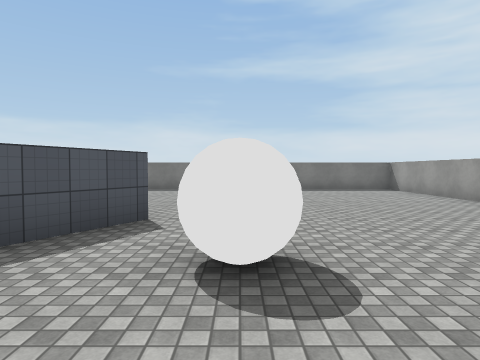
view 1 (above)

16 first-person views from a walk through a Unity game level. The camera is 1.5 m above the floor, tilts 2° down and sees 75° across. The floor is counted in squares, 2 m on a side. Each view is taken from the middle of a square. On the plan, view 1 faces up. The plan holds only what a view shows up to about 10 squares ahead; the rest is blank. The place goes on beyond the plan. The player character is not drawn. Surface patterns are stand-ins for the level's own textures.

view 2
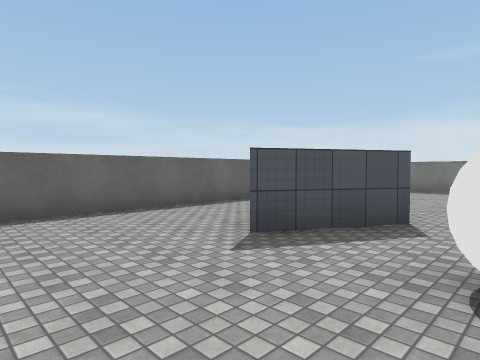

view 3
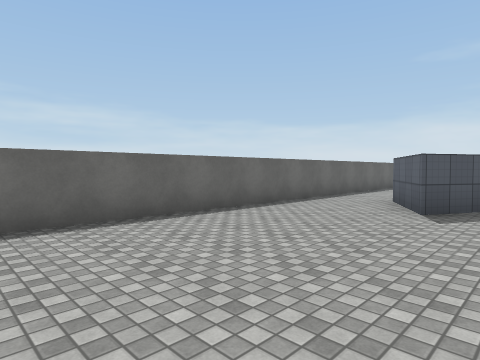

view 4
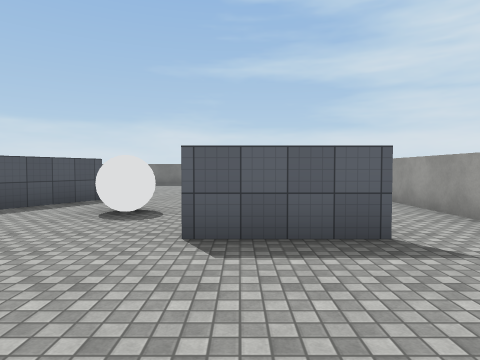

view 5
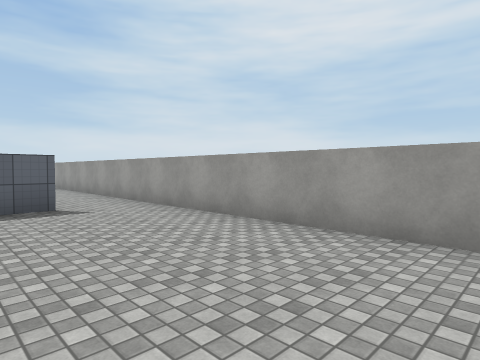

view 6
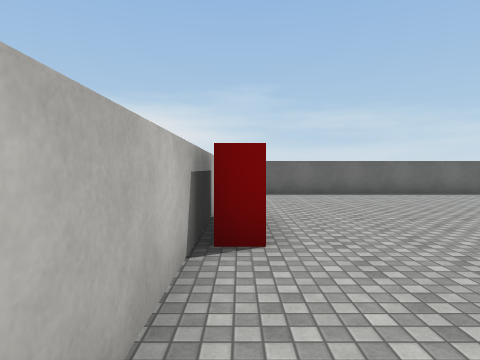

view 7
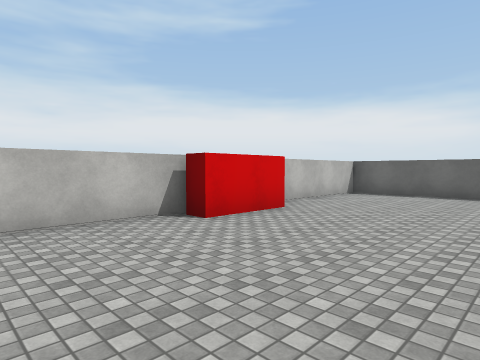

view 8
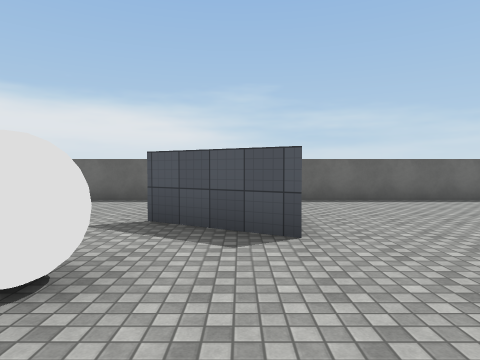

view 9
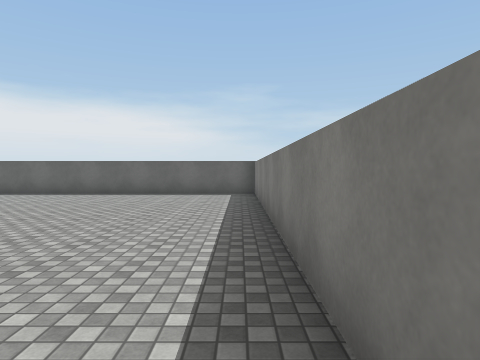

view 10
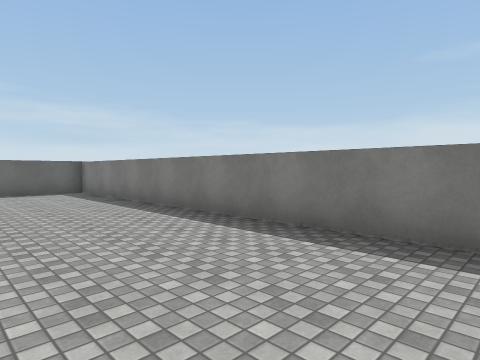

view 11
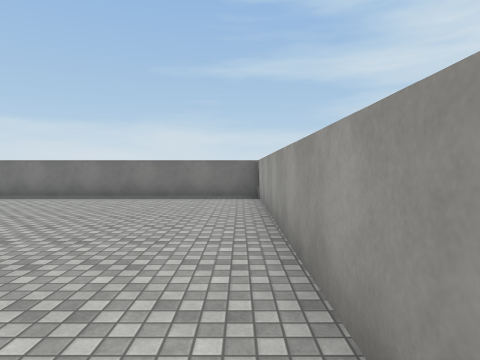

view 12
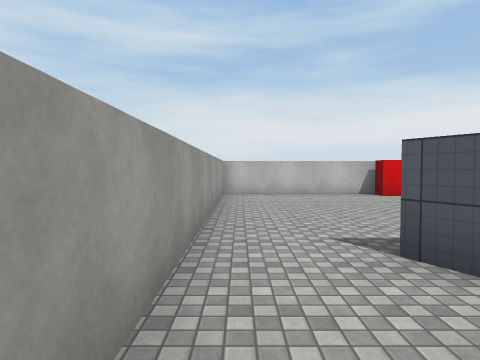

view 13
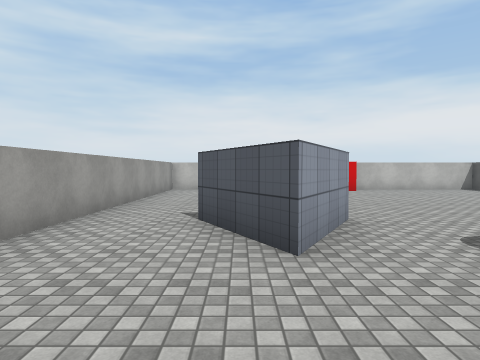

view 14
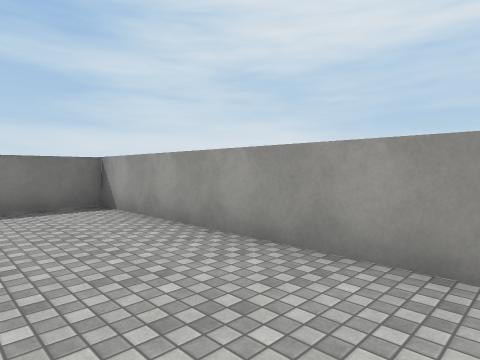

view 15
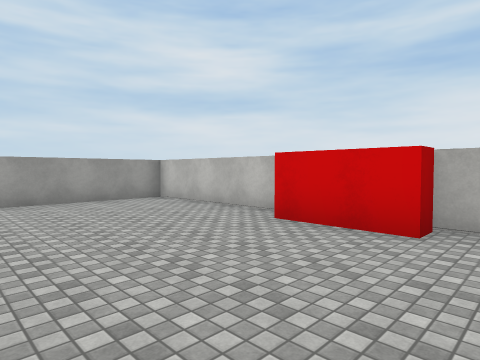

view 16
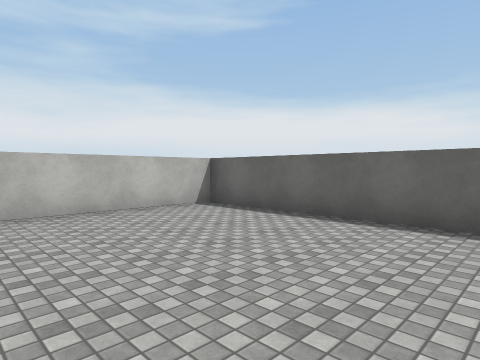

### Floor plan
Ten units are one square. View 1 is at (0, 0); x grows to the right and y downward. Boxes are objects, and circles mark ways between rooms. Rooms are numbered by the first view taken in them; rooms with no view inside come last. Other rooms are left out.
<svg viewBox="-60 -120 120 189">
<path fill="none" stroke="#000" d="M14 -3 25 -23 36 -3 14 -3M-10 62 -10 58 10 58 10 62M-25 -27 -36 -47M-55 -55 -55 64 55 64 55 -25M-14 -47 -25 -27M55 -25 55 -115 -55 -115 -55 -55"/>
<rect x="-5" y="-35" width="10" height="20" fill="#bbb"><title>white ball</title></rect>
<circle cx="-45" cy="-50" r="3" fill="#2a7"/>
<circle cx="45" cy="-15" r="3" fill="#2a7"/>
<circle cx="5" cy="-20" r="3" fill="#2a7"/>
<text x="0" y="20">1</text>
<text x="0" y="-70">2</text>
</svg>
Room 1 opens to room 2.

Where each view was taken, in squares from view 1:
view 1: 0 up, 0 right, facing up
view 2: 0 up, 0 right, facing up-left
view 3: 3 down, 1 left, facing up-left
view 4: 3 down, 2 right, facing up
view 5: 6 down, 2 right, facing up-right
view 6: 6 down, 4 right, facing left
view 7: 2 down, 4 right, facing down-left
view 8: 4 up, 2 right, facing left
view 9: 11 up, 4 right, facing left
view 10: 8 up, 5 right, facing up-left
view 11: 3 up, 5 right, facing up
view 12: 3 up, 5 right, facing down
view 13: 5 up, 3 right, facing down
view 14: 5 up, 3 right, facing up-right
view 15: 2 down, 2 left, facing down-right
view 16: 1 down, 1 left, facing down-left
